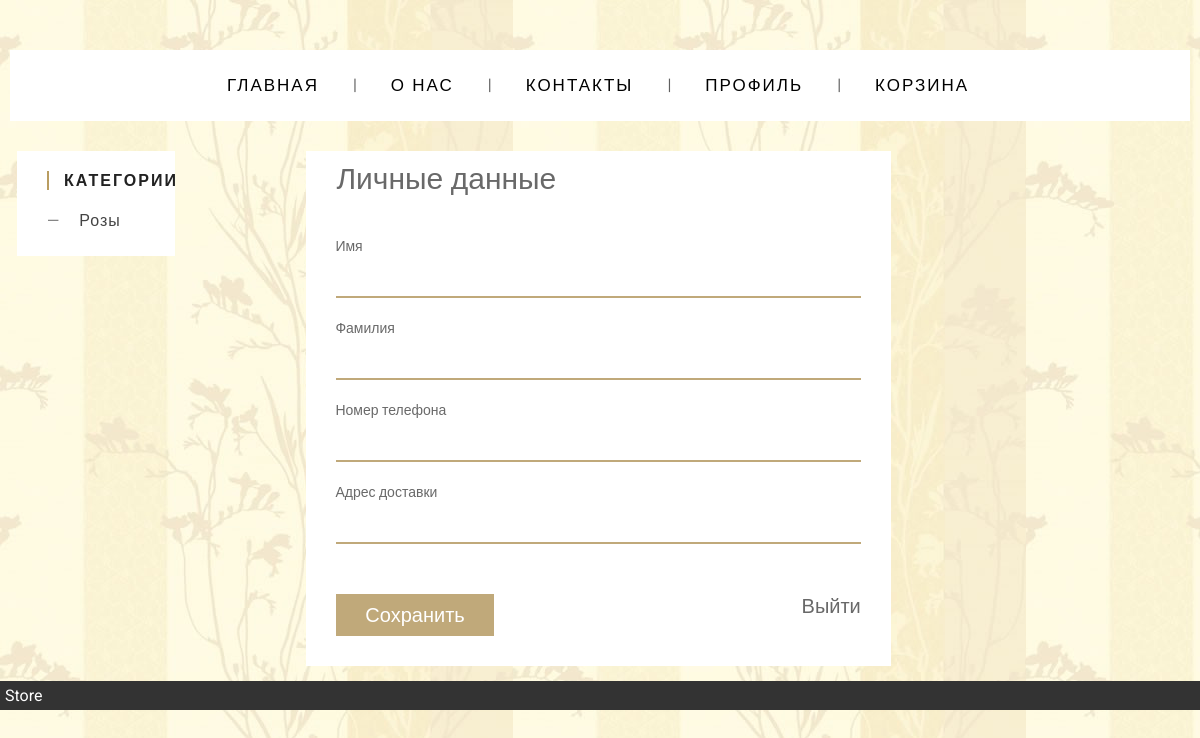
/profile (signed in), run on an earlier commit of the app's database.
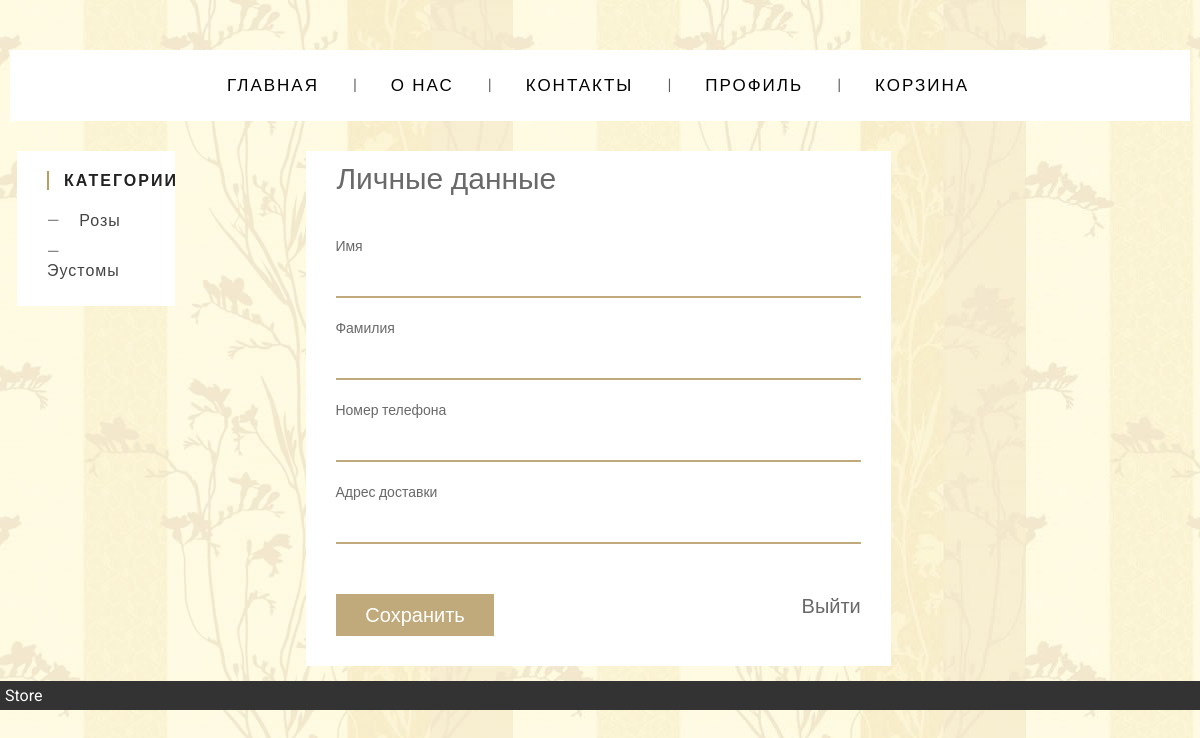
And on a later commit of the database.
### main/models.py (models this page shows, shortened)
class Category(models.Model):
    category_title = models.CharField(max_length=50)
    slug = models.SlugField(null=True)

### main/views.py (the view, shortened to what this page needs)
# urls.py: path('profile', views.profile_page, name='user_page'),
def profile_page(request):
    categories = Category.objects.all()
    form = CustomerForm()
    user_form = UserForm()
    if request.user.is_authenticated:
        context = {'form': form, 'user_form': user_form, 'categories': categories, 'user': request.user}
        return render(request, 'main/user_templates/profile.html', context)
    else:
        return redirect('/login')

### main/forms.py
class CustomerForm(ModelForm):
    class Meta:
        model = Customer
        fields = ['address', 'phone']

class UserForm(ModelForm):
    class Meta:
        model = User
        fields = ['first_name', 'last_name']

### main/templates/main/user_templates/profile.html (shortened to what this page needs)
{% extends 'main/index.html'%}
{% load static %}
{% block content %}
<link rel="stylesheet" href="{% static 'css/login_register.css' %}" type="text/css" media="screen">
<form method="post" action="" class="ui-form" style="max-width: 60%; margin: 0px 10% 0px; padding: 10px 30px 30px;">
    <h3 style="text-align: left;">Личные данные</h3>
    <div class="form-row">
        <input name="{{user_form.first_name.html_name }}" type="text"   id="first_name" value="{{user.first_name}}">
        <label for="first_name">Имя</label>
    </div>
    <div class="form-row">
        <input name="{{user_form.last_name.html_name }}" type="text"  id="last_name" value="{{user.last_name}}">
        <label for="last_name">Фамилия</label>
    </div>
    <div class="form-row">
        <input type="text" name="{{form.phone.html_name}}"  id="phone" value="{{user.customer.phone}}">
        <label for="phone">Номер телефона</label>
    </div>
    <div class="form-row">
        <input type="text"  name="{{form.address.html_name}}" id="address" value="{{user.customer.address}}">
        <label for="address">Адрес доставки</label>
    </div>
    <p>
        <input type="submit" style="width: 30%;" value="Сохранить">
        <a style="float: right; font-size: 20px;" href="{% url 'logout_page' %}">Выйти</a>
    </p>
</form>
{% endblock %}

### main/templates/main/sidebar.html (shortened to what this page needs)
{% load static %}
<link rel="stylesheet" href="{% static 'css/sidebar.css' %}" type="text/css" media="screen">
<div class="widget">
  <h3 class="widget-title">Категории</h3>
{% for category in categories %}
  <ul class="widget-list">
    <li><a href="{% url 'category_product_list' category.slug %}"> {{category.category_title}} </a></li>
  </ul>
{% endfor %}
</div>

What changed in the data, as far as the page shows it:
added Category: category_title "Эустомы"
